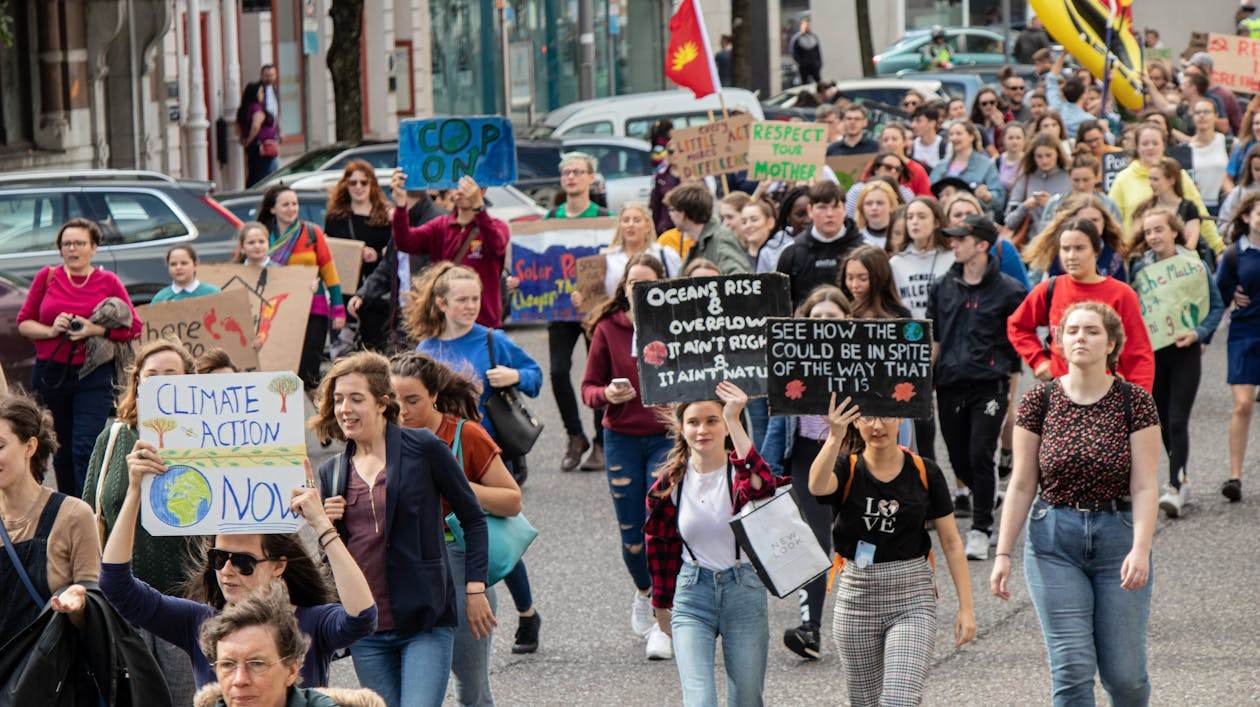
#> input picture img/pexels-photo-2975498.jpeg, 1260 x 707 px
$ jupyter execute desenhar-e-escrever.ipynb   (shell and % lines are left out)
#> lines starting #> are read from the running program, lines starting #| are printed output that depends on the picture
[cell 1]
import numpy as np
import cv2

import matplotlib.pyplot as plt
import seaborn as sns

plt.style.use("seaborn-v0_8")
sns.set_style("whitegrid", {"axes.grid": False})

from skimage import io

[cell 2]
imagem_color = np.zeros((1024, 1024, 3), np.uint8)

plt.imshow(imagem_color)

[cell 3]
canvas = np.ones((1024, 1024, 3), np.uint8) * 255
plt.imshow(canvas)

[cell 4]
canvas = np.ones((1024, 1024, 3), np.uint8) * 255
cv2.line(canvas, (0, 0), (1024, 1024), (0, 0, 255), 20)

plt.imshow(canvas)
plt.title("Linha diagonal")
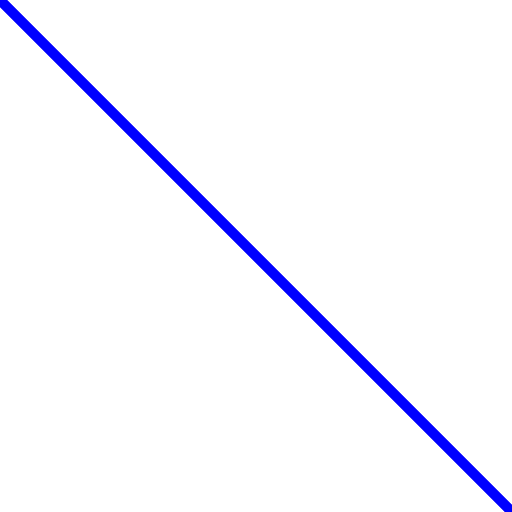
#> shown: shape (1024, 1024, 3) (shown at 1/2 size); mean R, G, B 247.8, 247.8, 255

[cell 5]
canvas = np.ones((1024, 1024, 3), np.uint8) * 255

cv2.line(canvas, (512, 0), (512, 1024), (255, 0, 0), 10)

plt.imshow(canvas)
plt.title("Linha vertical")
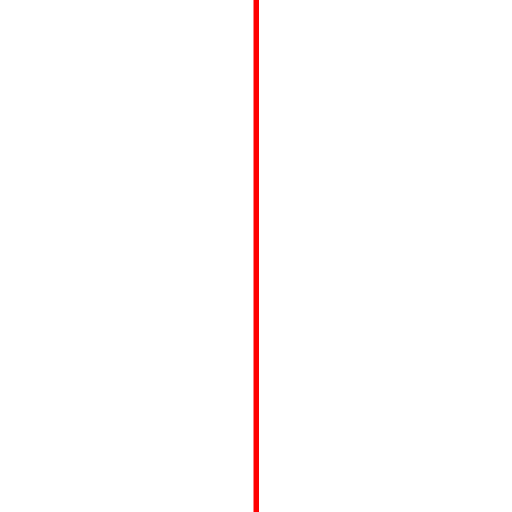
#> shown: shape (1024, 1024, 3) (shown at 1/2 size); mean R, G, B 255, 252.3, 252.3

[cell 6]
canvas = np.ones((1024, 1024, 3), np.uint8) * 255

cv2.line(canvas, (0, 512), (1024, 512), (0, 255, 0), 30)

plt.imshow(canvas)
plt.title("Linha horizontal")
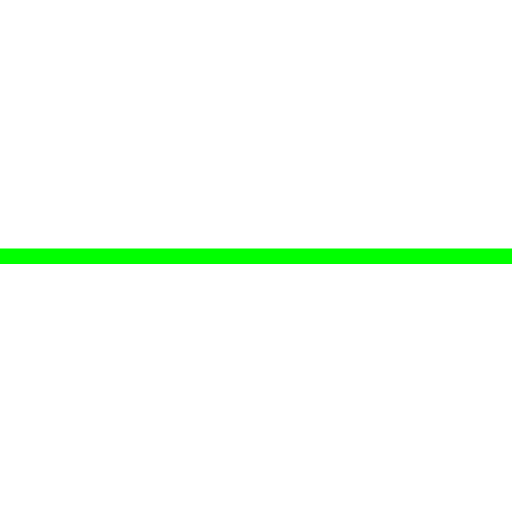
#> shown: shape (1024, 1024, 3) (shown at 1/2 size); mean R, G, B 247.3, 255, 247.3

[cell 7]
canvas = np.zeros((1024, 1024, 3), np.uint8)

cv2.rectangle(canvas, (100, 100), (924, 924), (0, 255, 0), 20)
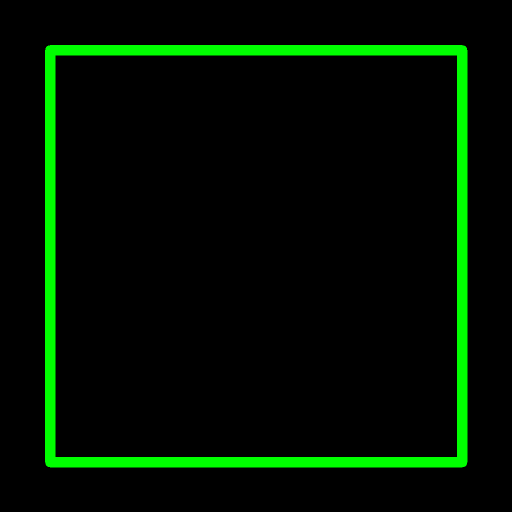
#> canvas: shape (1024, 1024, 3) (shown at 1/2 size); mean of channels 0, 1, 2 0, 16.8, 0; drawn as B, G, R

plt.imshow(canvas)
plt.title("Quadrado ")

[cell 8]
canvas = np.zeros((1024, 1024, 3), np.uint8)

cv2.rectangle(canvas, (100, 100), (512, 512), (255, 0, 0), -1)
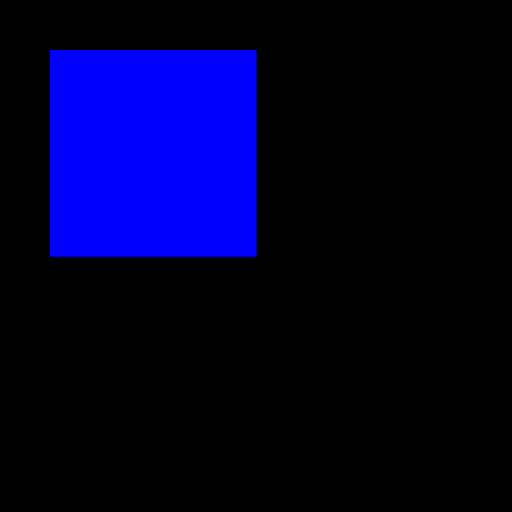
#> canvas: shape (1024, 1024, 3) (shown at 1/2 size); mean of channels 0, 1, 2 41.5, 0, 0; drawn as B, G, R

plt.imshow(canvas)
plt.title("Quadrad Preenchido")

[cell 9]
canvas = np.zeros((1024, 1024, 3), np.uint8)

cv2.circle(canvas, (512, 512), 400, (255, 255, 0), 10)
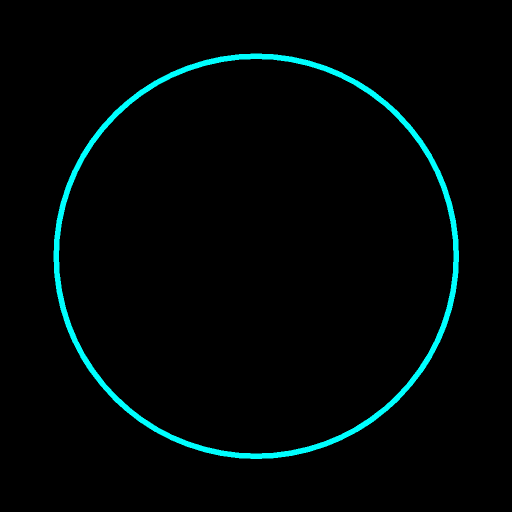
#> canvas: shape (1024, 1024, 3) (shown at 1/2 size); mean of channels 0, 1, 2 6.7, 6.7, 0; drawn as B, G, R

plt.imshow(canvas)
plt.title("Circulo")

[cell 10]
canvas = np.zeros((1024, 1024, 3), np.uint8)

cv2.circle(canvas, (512, 512), 200, (0, 255, 0), -1)
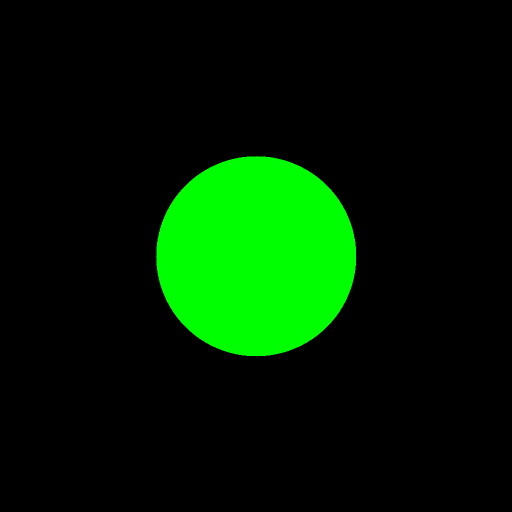
#> canvas: shape (1024, 1024, 3) (shown at 1/2 size); mean of channels 0, 1, 2 0, 30.6, 0; drawn as B, G, R

plt.imshow(canvas)
plt.title("Circulo preenchido")

[cell 11]
imagem_color = np.zeros((1080, 1920, 3), np.uint8)

cv2.putText(imagem_color, "Imagem", (150, 400), cv2.FONT_HERSHEY_SIMPLEX, 8, (0, 0, 255), 10)

plt.imshow(imagem_color)
plt.title("Texto")
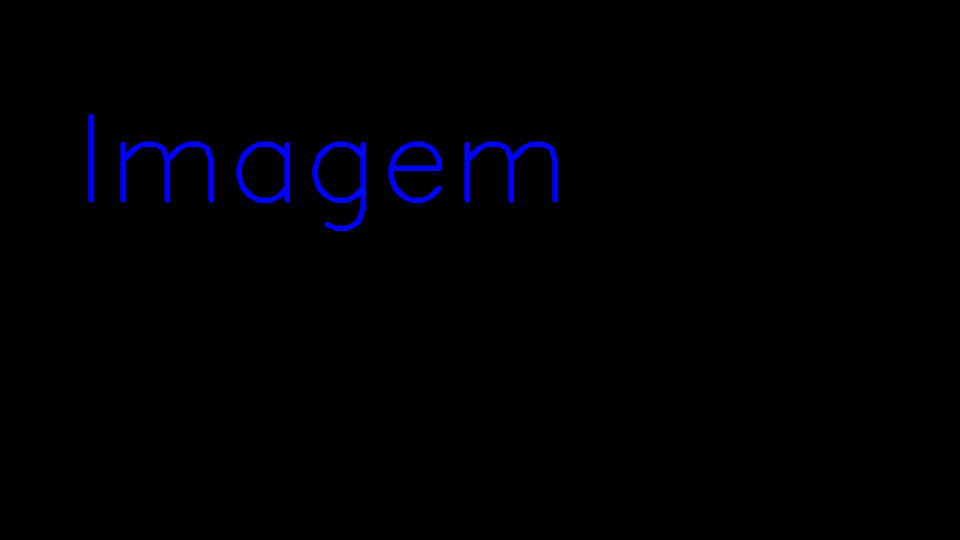
#> shown: shape (1080, 1920, 3) (shown at 1/2 size); mean R, G, B 0, 0, 3.3

[cell 12]
image1 = cv2.imread("./img/pexels-photo-2975498.jpeg")
#> image1 is the input picture: shape (707, 1260, 3); mean B, G, R 103, 105.5, 115.2
image1 = cv2.cvtColor(image1, cv2.COLOR_BGR2RGB)

altura, largura, canal  = image1.shape
#> altura = 707; largura = 1260; canal = 3

cv2.putText(image1, "Protesto", (50, 600), cv2.FONT_HERSHEY_SIMPLEX, 2, (0, 0, 255), 3)
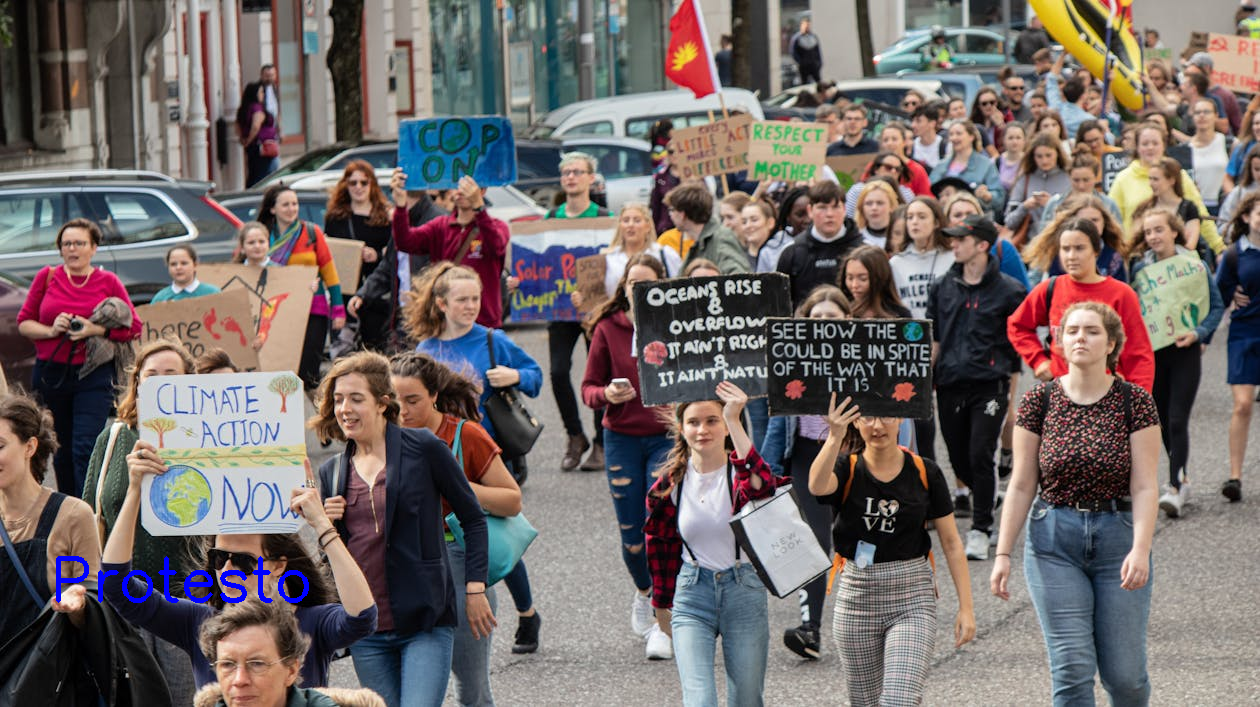
#> image1: shape (707, 1260, 3); mean R, G, B 114.9, 105.2, 103.7

plt.imshow(image1)

$ run again, with img/pexels-photo-12325258.jpeg copied over img/pexels-photo-2975498.jpeg
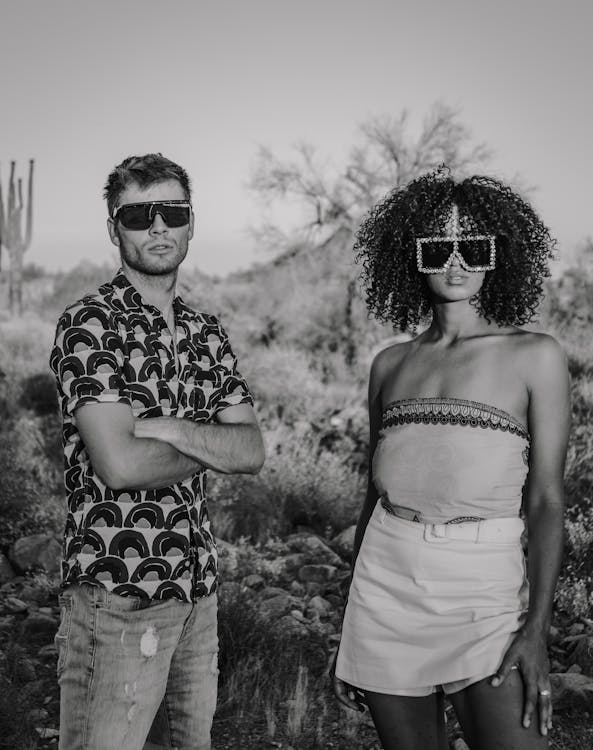
#> input picture img/pexels-photo-12325258.jpeg, 593 x 750 px
#> image1 is the input picture: shape (750, 593, 3); mean B, G, R 118.6, 118.4, 119.4
#> `cv2.putText(image1, "Protesto", (50, 600), cv2.FONT_HERSHEY_SIMPLEX, 2..`:
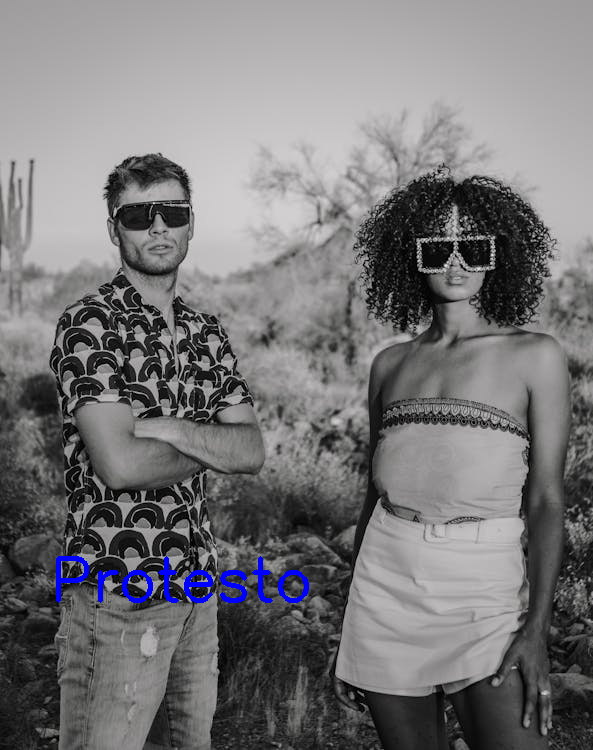
#> image1: shape (750, 593, 3); mean R, G, B 118.9, 117.9, 119.9

$ run again, with img/free-photo-of-rio-esteril-improdutivo-monotono.jpeg copied over img/pexels-photo-2975498.jpeg
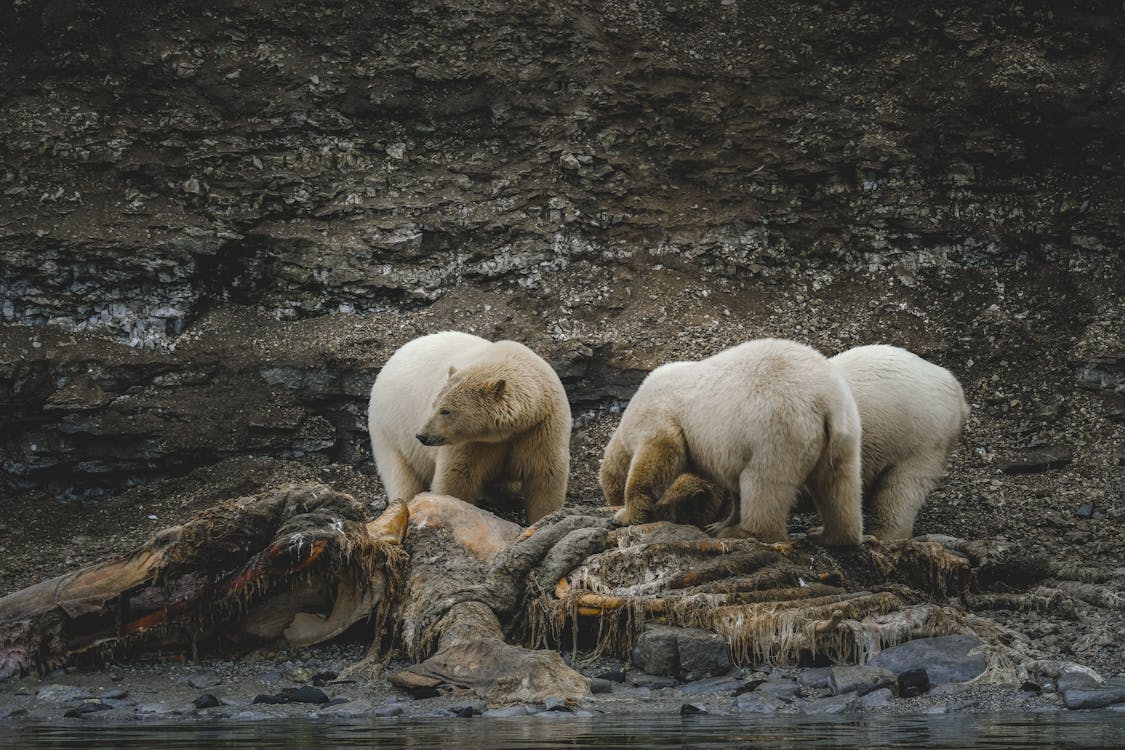
#> input picture img/free-photo-of-rio-esteril-improdutivo-monotono.jpeg, 1125 x 750 px
#> image1 is the input picture: shape (750, 1125, 3); mean B, G, R 62.4, 68.7, 70.7
#> `cv2.putText(image1, "Protesto", (50, 600), cv2.FONT_HERSHEY_SIMPLEX, 2..`:
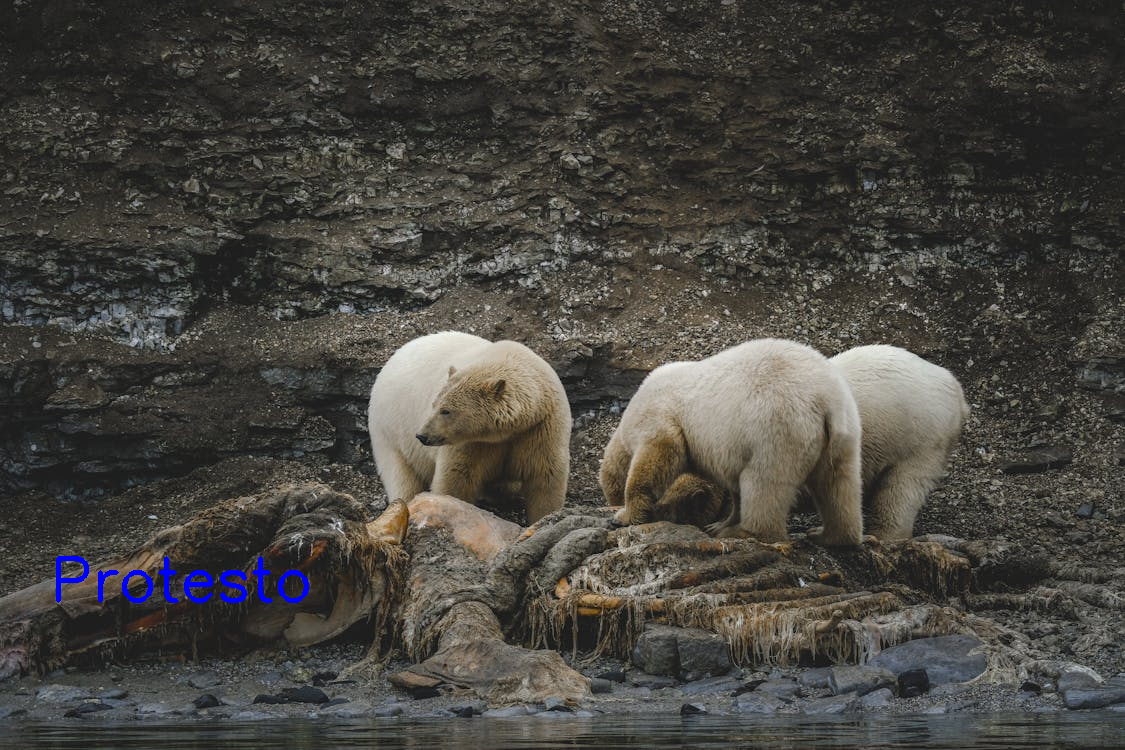
#> image1: shape (750, 1125, 3); mean R, G, B 70.5, 68.5, 63.2
